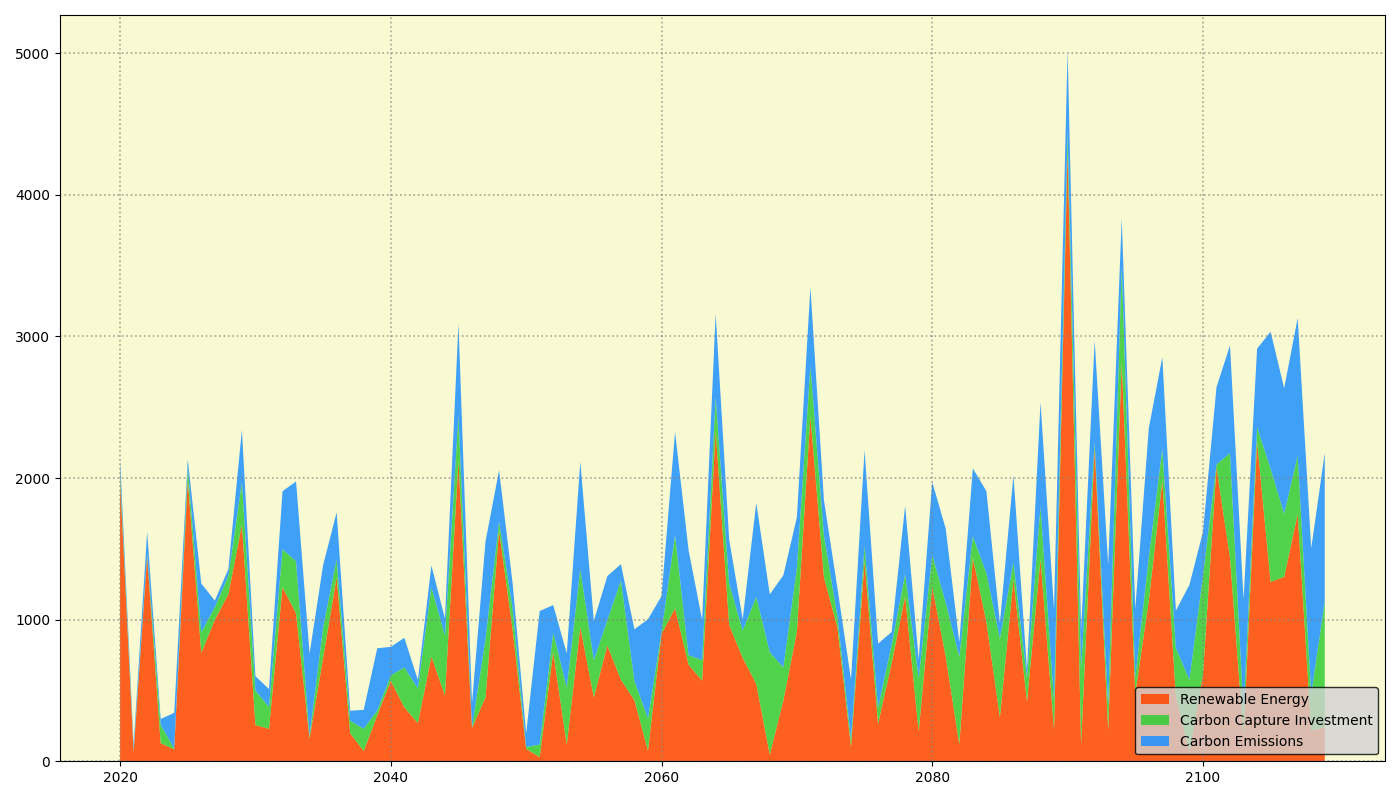

Write the Python code that produced this figure.
import numpy as np
import matplotlib.pyplot as plt

years = np.arange(2020, 2110)

carbon_emissions = np.array([
    90, 41, 155, 43, 253, 56, 345, 47, 49, 371,
    102, 127, 410, 564, 580, 440, 332, 71, 134, 440,
    201, 210, 61, 155, 120, 650, 174, 690, 364, 177,
    96, 943, 196, 243, 758, 279, 312, 116, 366, 702,
    253, 730, 742, 285, 591, 308, 82, 665, 409, 651,
    358, 557, 248, 201, 426, 676, 455, 90, 485, 133,
    516, 523, 102, 480, 580, 112, 613, 58, 736, 648,
    571, 270, 718, 999, 336, 485, 913, 647, 264, 672,
    309, 546, 761, 795, 556, 968, 888, 974, 1029, 1050
])

renewable_energy = np.array([
    1986, 65, 1450, 128, 84, 1987, 765, 999, 1180, 1670,
    256, 229, 1230, 1044, 161, 730, 1301, 198, 72, 324,
    567, 381, 269, 740, 465, 2124, 235, 453, 1629, 930,
    88, 29, 772, 118, 949, 452, 818, 576, 431, 76,
    898, 1080, 682, 569, 2335, 962, 730, 547, 47, 429,
    914, 2437, 1300, 943, 103, 1413, 265, 691, 1165, 210,
    1234, 739, 120, 1438, 985, 312, 1284, 422, 1427, 223,
    4318, 123, 2213, 221, 2820, 478, 1134, 1982, 459, 66,
    611, 2076, 1438, 172, 2259, 1266, 1302, 1746, 213, 243
])

carbon_capture_investment = np.array([
    57, 14, 16, 128, 5, 89, 145, 89, 128, 300,
    243, 154, 267, 368, 20, 215, 125, 88, 157, 34,
    40, 281, 245, 488, 423, 318, 3, 411, 62, 150,
    13, 89, 135, 401, 409, 261, 178, 700, 135, 225,
    15, 516, 67, 145, 235, 294, 192, 613, 723, 233,
    451, 354, 295, 76, 49, 108, 111, 132, 155, 376,
    222, 379, 618, 150, 343, 554, 122, 167, 373, 200,
    130, 534, 41, 168, 678, 113, 305, 225, 341, 508,
    698, 19, 738, 176, 99, 799, 445, 411, 262, 884
])

fig, ax = plt.subplots(figsize=(14, 8))

ax.stackplot(years, renewable_energy, carbon_capture_investment, carbon_emissions, 
             colors=['#FF4500', '#32CD32', '#1E90FF'], alpha=0.85)

ax.legend(['Renewable Energy', 'Carbon Capture Investment', 'Carbon Emissions'],
          loc='lower right', frameon=True, facecolor='lightgrey', edgecolor='black')

ax.grid(linestyle=':', linewidth=1.2, color='gray', alpha=0.7)

ax.set_facecolor('#FAFAD2')

plt.tight_layout()
plt.show()
